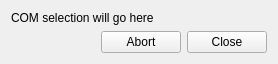
<?xml version="1.0" encoding="UTF-8"?>
<ui version="4.0">
 <class>test_ui</class>
 <widget class="QWidget" name="test_ui">
  <property name="windowModality">
   <enum>Qt::NonModal</enum>
  </property>
  <property name="geometry">
   <rect>
    <x>0</x>
    <y>0</y>
    <width>278</width>
    <height>60</height>
   </rect>
  </property>
  <property name="windowTitle">
   <string>Sine wave</string>
  </property>
  <property name="windowIcon">
   <iconset>
    <normaloff>../gui/images/opentrack.png</normaloff>../gui/images/opentrack.png</iconset>
  </property>
  <property name="layoutDirection">
   <enum>Qt::LeftToRight</enum>
  </property>
  <property name="autoFillBackground">
   <bool>false</bool>
  </property>
  <layout class="QVBoxLayout" name="verticalLayout">
   <item>
    <widget class="QLabel" name="label">
     <property name="sizePolicy">
      <sizepolicy hsizetype="Minimum" vsizetype="Maximum">
       <horstretch>0</horstretch>
       <verstretch>0</verstretch>
      </sizepolicy>
     </property>
     <property name="text">
      <string>COM selection will go here</string>
     </property>
    </widget>
   </item>
   <item>
    <widget class="QDialogButtonBox" name="buttonBox">
     <property name="sizePolicy">
      <sizepolicy hsizetype="Minimum" vsizetype="Maximum">
       <horstretch>0</horstretch>
       <verstretch>0</verstretch>
      </sizepolicy>
     </property>
     <property name="standardButtons">
      <set>QDialogButtonBox::Abort|QDialogButtonBox::Close</set>
     </property>
    </widget>
   </item>
  </layout>
 </widget>
 <resources/>
 <connections/>
 <slots>
  <slot>startEngineClicked()</slot>
  <slot>stopEngineClicked()</slot>
  <slot>cameraSettingsClicked()</slot>
 </slots>
</ui>
